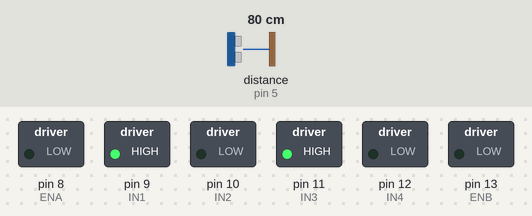
A sketch run on a simulated Arduino Uno, built with avr-gcc and run on an emulated ATmega328P. Shown: switched loads named in the sketch (green lamp = pin HIGH). Inputs (shaded band) come from the test bench; at power-on: distance to the obstacle (sensor on pin 5) 80 cm. The echo pulse lasts 58.3 µs per cm; what the sketch prints to the serial monitor is not drawn.

Above: at 0.1 s.
Timing chart, 0 to 1.6 s (numbered marks = the images above):
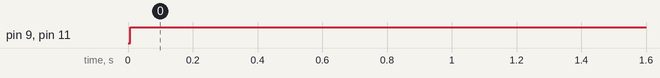

The sketch:

newping3.ino
```cpp
#include <NewPing.h>

////////////////// sonar /////////////////////

#define SONAR_NUM 3      // Number of sensors.
#define MAX_DISTANCE 150 //mAXIMUM DISTANCE (in cm) to pinmode

#define Front 0
#define Left  1
#define Right 2


#define TRIG1 2 //초음파 센서1번 Trig 핀 번호 Pront
#define ECHO1 3 //초음파 센서1번 ECHO 핀 번호 Pront

#define TRIG2 4 //초음파 센서1번 Trig 핀 번호 Left
#define ECHO2 5 //초음파 센서1번 ECHO 핀 번호 Left

#define TRIG3 6 //초음파 센서1번 Trig 핀 번호 Right
#define ECHO3 7 //초음파 센서1번 ECHO 핀 번호 Right

///////////////// L298 //////////////////////

#define SONAR_NUM 3      // Number of sensors.
#define MAX_DISTANCE 150 // Maximum distance (in cm) to ping.

#define ENA 8
#define IN1 9
#define IN2 10
#define IN3 11
#define IN4 12
#define ENB 13
NewPing sonar[SONAR_NUM] = {   // Sensor object array.
  NewPing(4, 5, MAX_DISTANCE), // Each sensor's trigger pin, echo pin, and max distance to ping.
  NewPing(6, 7, MAX_DISTANCE),
  NewPing(8, 9, MAX_DISTANCE)
};
void setup() {
  // put your setup code here, to run once:
  /*
  pinMode(TRIG1, OUTPUT);
  pinMode(ECHO1, INPUT);

  pinMode(TRIG2, OUTPUT);
  pinMode(ECHO2, INPUT);

  pinMode(TRIG3, OUTPUT);
  pinMode(ECHO3, INPUT);*/

  pinMode(ENA, OUTPUT);
  pinMode(IN1, OUTPUT);
  pinMode(IN2, OUTPUT);

  pinMode(IN3, OUTPUT);
  pinMode(IN4, OUTPUT);
  pinMode(ENB, OUTPUT);


  Serial.begin(115200); // 통신속도를 115200으로 정의함
}
long sonar_front(void) // 초음파 센서 1번 측정 함수
{
 long duration, distance;
  digitalWrite(TRIG1, HIGH);
  delayMicroseconds(10);
  digitalWrite(TRIG1, LOW);
  duration = pulseIn(ECHO1, HIGH);
  distance = ( (float) (340*duration)/1000)/2;
}
long sonar2(void) // 초음파 센서 2번 측정 함수
{
 long duration, distance;
  digitalWrite(TRIG2, HIGH);
  delayMicroseconds(10);
  digitalWrite(TRIG2, LOW);
  duration = pulseIn(ECHO2, HIGH);
  distance = ( (float) (340*duration)/1000)/2;
}
long sonar3(void) // 초음파 센서 3번 측정 함수
{
 long duration, distance;
  digitalWrite(TRIG3, HIGH);
  delayMicroseconds(10);
  digitalWrite(TRIG3, LOW);
  duration = pulseIn(ECHO3, HIGH);
  distance = ( (float) (340*duration)/1000)/2;
  return distance;
}

void motor_A_control(int direction_a, int motor_speed_a) //모터 A의 방향(direction)과 속도(speed)제어
{
  if(direction_a == HIGH)
  {
    digitalWrite(IN1,HIGH);          //모터의 방향 제어
    digitalWrite(IN2,LOW);
    analogWrite(ENA,motor_speed_a);  //모터의 속도 제어
  }
  else
  {
    digitalWrite(IN1,HIGH);
    digitalWrite(IN2,LOW);
    analogWrite(ENA,motor_speed_a);
  }
}
void motor_B_control(int direction_b, int motor_speed_b) //모터 B의 방향(direction)과 속도(speed)제어
{
  if(direction_b == HIGH)
  {
    digitalWrite(IN3,HIGH);          //모터의 방향 제어
    digitalWrite(IN4,LOW);
    analogWrite(ENB,motor_speed_b);  //모터의 속도 제어
  }
  else
  {
    digitalWrite(IN3,HIGH);
    digitalWrite(IN4,LOW);
    analogWrite(ENB,motor_speed_b);
  }
}

void loop()

{
  // put your main code here, to run repeatedly:
  float front_sonar   =0.0;
  float left_sonar    =0.0;
  float right_sonar   =0.0;

  Serial.println(sonar[Front].ping_cm()*10);

  Serial.print("Distance1: ");
  Serial.println(front_sonar);

  // Serial.print("Distance2: ");
  //Serial.println( sonar2() );
   //Serial.print("Distance3: ");
  //Serial.println( sonar3() );

  if(front_sonar <= 250)
{
   //180도 반회전 시계 방향으로 회전


   Serial.println("Rotate CCW");
   motor_A_control(HIGH,100);  // 오른쪽 회전
   motor_B_control(LOW,100);   // 왼쪽은 후진
   delay(1200);                // 일정한 시간동안 회전


}
  else
{

    // 직진


   Serial.println("Go Straight");
   motor_A_control(HIGH,100);
   motor_B_control(HIGH,100);

}

  delay(500);
}
```

Measured:
- by itself, pin 9 (IN1), pin 11 (IN3): LOW → HIGH at 0.01 s
